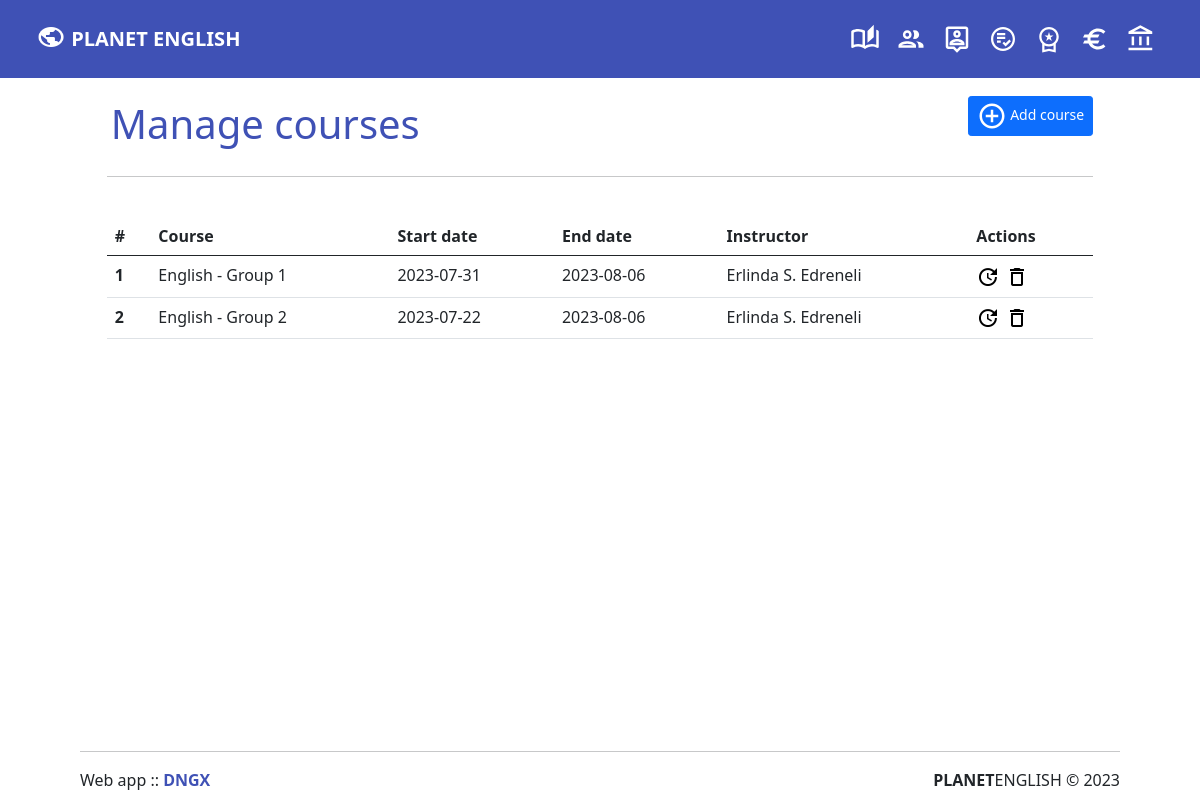
Before: /m-courses.php with the older database file.
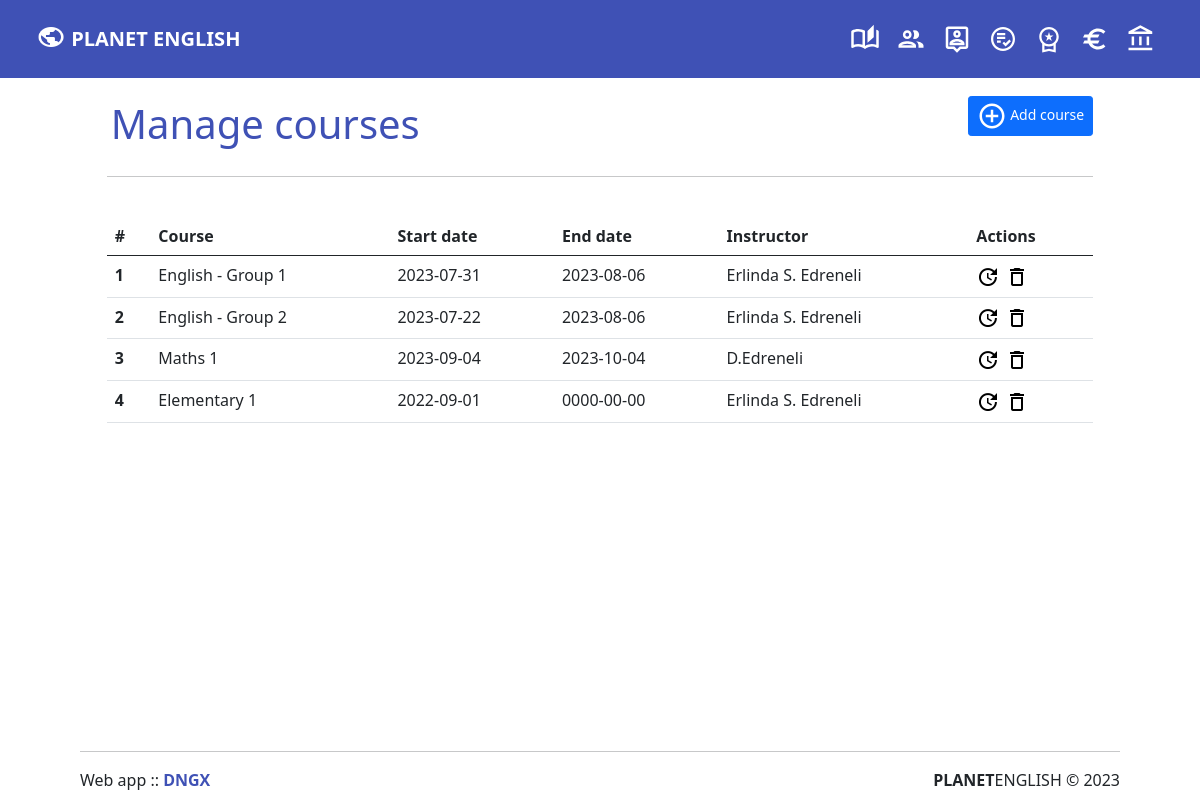
After: the same page with the newer database file.
### tables this page shows
CREATE TABLE `courses` (
  `course_id` int(11) NOT NULL,
  `course_name` varchar(100) DEFAULT NULL,
  `start_date` date DEFAULT NULL,
  `end_date` date DEFAULT NULL,
  `instructor` varchar(100) DEFAULT NULL
);

### m-courses.php (the view, shortened to what this page needs)
<?php include('partials/menu.php');?>
<html lang="en">
  <head>
    <link href="css/bootstrap.min.css" rel="stylesheet">
    <link href="css/bootstrap-icons.css" rel="stylesheet">
  </head>
  <body>
    <div class="container-fluid">
        <div class="row text-start p-4 mb-auto" style="width:90%; margin: auto;">
            <div class="container ">
                <br><br><br>
                <div class="row mb-auto" style="margin: auto;">
                <div class="col-md-8" style="padding: 0;">
                <h1 class="p-1 text-start" style="color: #3f51b5;">Manage courses</h1>
                </div>
                <div class="col-md-4" style="padding: 0;">
                <div class="text-end">
                  <a href="add-course.php" class="btn btn-primary btn-sm"><img src="img/icon-add.svg" height="30" width="30"> Add course</a>
                </div>
                </div>
                </div>
                <hr>
                    <br>
                <div class="table-responsive">
                <table class="table">
  <thead>
    <tr>
      <th scope="col">#</th>
      <th scope="col">Course</th>
      <th scope="col">Start date</th>
      <th scope="col">End date</th>
      <th scope="col">Instructor</th>
      <th scope="col">Actions</th>
    </tr>
  </thead>
  <?php
    $sql = "SELECT * FROM courses";
    $res = mysqli_query($cxn, $sql);
    if ($res == TRUE)
    {
      $count = mysqli_num_rows($res);
      $sn = 1;
      if($count > 0){
        while($rows = mysqli_fetch_assoc($res))
        {
          $course_id = $rows['course_id'];
          $course = $rows['course_name'];
          $start_d = $rows['start_date'];
          $end_d = $rows['end_date'];
          $instructor = $rows['instructor'];
          ?>
          <tr>
            <th scope="row"><?php echo $sn++?></th>
            <td><?php echo $course;?></td>
            <td><?php echo $start_d;?></td>
            <td><?php echo $end_d;?></td>
            <td><?php echo $instructor;?></td>
            <td>
              <a href="<?php echo SITEURL; ?>u-course.php?course_id=<?php echo $course_id; ?>"><img src="img/icon-update.png" alt="Update course"></a>
              <a href="<?php echo SITEURL; ?>d-course.php?course_id=<?php echo $course_id; ?>"><img src="img/icon-delete.png" alt="Delete course"></a>
            </td>
          </tr>
        <?php
        }
      }
      else {
      }
    }
  ?>
</table>
</div>
            </div>
        </div>
        <?php include('partials/footer.php');?>
    </div>
  </body>
</html>

Changed rows visible on the page:
added courses: course_name "Maths 1", start_date "2023-09-04", end_date "2023-10-04", instructor "D.Edreneli"
added courses: course_name "Elementary 1", start_date "2022-09-01", end_date "0000-00-00", instructor "Erlinda S. Edreneli"
